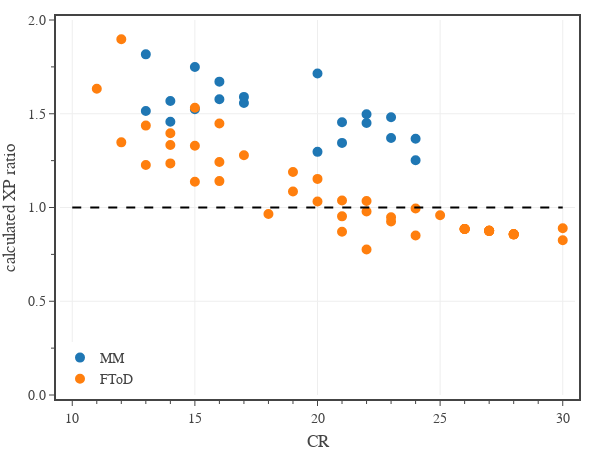

This figure's notebook cell:
### Code cell
# comparison between dragons published in the MM and those puliblished in FToD

# summarize the current dataset
df1 = df0[df0['CR'].between(1,30) & df0['Legendary'].isin(['L','LL']) & df0['Type'].isin(['dragon'])]

# create figure
fig = go.Figure(
    layout=go.Layout(
        template=tfb.FIG_TEMPLATE,
        xaxis=dict(
            title_text='CR',
            range=[9.5,30.5],
            tick0=0, dtick=5,
            minor=dict(tick0=0, dtick=1),
        ),
        yaxis=dict(
            title_text='calculated XP ratio',
            range=[0, 2],
            tick0=0, dtick=0.5,
            tickformat='.1f',
            minor=dict(tick0=0, dtick=0.25),
        ),
        legend=dict(
            yanchor='bottom',  y=0.00,
            xanchor='left', x=0.00,
            orientation='v',
        ),
    )
)

# plot results
dft = df1[df1['Book'].isin(['MM'])]
fig.add_trace(go.Scatter(
    x=dft['CR'], 
    y=dft['eXP Ratio'],
    mode='markers',
    name='MM',
    marker=dict(
        size=8, 
        color='#1f77b4', 
        line=dict(color='#1f77b4', width=2)
    ),
    customdata = np.stack((dft['Monster'], dft['Book']), axis=-1),
    hovertemplate = '<b>%{customdata[0]}</b><br>'
                  + 'Book: %{customdata[1]}<br>'
                  + 'CR: %{x:.0f}<br>'
                  + 'XP ratio: %{y:.2f}<br>'
                  + '<extra></extra>',
))

dft = df1[df1['Book'].isin(['FToD'])]
fig.add_trace(go.Scatter(
    x=dft['CR'], 
    y=dft['eXP Ratio'],
    mode='markers',
    name='FToD',
    marker=dict(
        size=8, 
        color='#ff7f0e', 
        line=dict(color='#ff7f0e', width=2)
    ),
    customdata = np.stack((dft['Monster'], dft['Book']), axis=-1),
    hovertemplate = '<b>%{customdata[0]}</b><br>'
                  + 'Book: %{customdata[1]}<br>'
                  + 'CR: %{x:.0f}<br>'
                  + 'XP ratio: %{y:.2f}<br>'
                  + '<extra></extra>',
))

fig.add_trace(go.Scatter(
    x=[10,30], 
    y=[1, 1],
    mode='lines', 
    line=dict(color='black', dash='dash'),
    showlegend=False,
    hoverinfo='skip'
))

# show figure
fig.update_layout(width=600, height=450)
fig.show(config=tfb.FIG_CONFIG)

# save figures
if SAVEFIGS:
    fig.update_layout(autosize=True, width=None, height=None)
    tfb.save_fig_html(fig, format='large', name='fig-exp-ratio-vs-cr-mm-ftod-type-dragon-large', style='aspect-ratio: 600/500;')
    tfb.save_fig_html(fig, format='small', name='fig-exp-ratio-vs-cr-mm-ftod-type-dragon-small', style='aspect-ratio: 600/550;')

### Figure 1 — Plotly figure (JSON) as saved in the notebook; plotly's stock layout.template omitted (floating-point values rounded to 4 significant figures)
{"data": [{"customdata": [["Black Dragon, Adult", "MM"], ["Black Dragon, Ancient", "MM"], ["Blue Dragon, Adult", "MM"], ["Blue Dragon, Ancient", "MM"], ["Brass Dragon, Adult", "MM"], ["Brass Dragon, Ancient", "MM"], ["Bronze Dragon, Adult", "MM"], ["Bronze Dragon, Ancient", "MM"], ["Copper Dragon, Adult", "MM"], ["Copper Dragon, Ancient", "MM"], ["Gold Dragon, Adult", "MM"], ["Gold Dragon, Ancient", "MM"], ["Green Dragon, Adult", "MM"], ["Green Dragon, Ancient", "MM"], ["Red Dragon, Adult", "MM"], ["Red Dragon, Ancient", "MM"], ["Silver Dragon, Adult", "MM"], ["Silver Dragon, Ancient", "MM"], ["White Dragon, Adult", "MM"], ["White Dragon, Ancient", "MM"]], "hovertemplate": "<b>%{customdata[0]}</b><br>Book: %{customdata[1]}<br>CR: %{x:.0f}<br>XP ratio: %{y:.2f}<br><extra></extra>", "marker": {"color": "#1f77b4", "line": {"color": "#1f77b4", "width": 2}, "size": 8}, "mode": "markers", "name": "MM", "type": "scatter", "x": [14, 21, 16, 23, 13, 20, 15, 22, 14, 21, 17, 24, 15, 22, 17, 24, 16, 23, 13, 20], "y": [1.568, 1.455, 1.577, 1.482, 1.515, 1.297, 1.749, 1.497, 1.457, 1.345, 1.557, 1.252, 1.525, 1.451, 1.59, 1.367, 1.671, 1.37, 1.817, 1.715]}, {"customdata": [["Amethyst Dragon, Adult", "FToD"], ["Amethyst Dragon, Adult", "FToD"], ["Amethyst Dragon, Ancient", "FToD"], ["Amethyst Dragon, Ancient", "FToD"], ["Amethyst Greatwyrm", "FToD"], ["Bahamut, Aspect of", "FToD"], ["Black Greatwyrm", "FToD"], ["Blue Greatwyrm", "FToD"], ["Brass Greatwyrm", "FToD"], ["Bronze Greatwyrm", "FToD"], ["Copper Greatwyrm", "FToD"], ["Crystal Dragon, Adult", "FToD"], ["Crystal Dragon, Adult", "FToD"], ["Crystal Dragon, Ancient", "FToD"], ["Crystal Dragon, Ancient", "FToD"], ["Crystal Greatwyrm", "FToD"], ["Deep Dragon, Adult", "FToD"], ["Deep Dragon, Adult", "FToD"], ["Deep Dragon, Ancient", "FToD"], ["Deep Dragon, Ancient", "FToD"], ["Dragon Turtle, Ancient", "FToD"], ["Dragon Turtle, Ancient", "FToD"], ["Emerald Dragon, Adult", "FToD"], ["Emerald Dragon, Adult", "FToD"], ["Emerald Dragon, Ancient", "FToD"], ["Emerald Dragon, Ancient", "FToD"], ["Emerald Greatwyrm", "FToD"], ["Gold Greatwyrm", "FToD"], ["Green Greatwyrm", "FToD"], ["Moonstone Dragon, Adult", "FToD"], ["Moonstone Dragon, Adult", "FToD"], ["Moonstone Dragon, Ancient", "FToD"], ["Moonstone Dragon, Ancient", "FToD"], ["Red Greatwyrm", "FToD"], ["Sapphire Dragon, Adult", "FToD"], ["Sapphire Dragon, Adult", "FToD"], ["Sapphire Dragon, Ancient", "FToD"], ["Sapphire Dragon, Ancient", "FToD"], ["Sapphire Greatwyrm", "FToD"], ["Sea Serpent, Ancient", "FToD"], ["Silver Greatwyrm", "FToD"], ["Tiamat, Aspect of", "FToD"], ["Topaz Dragon, Adult", "FToD"], ["Topaz Dragon, Adult", "FToD"], ["Topaz Dragon, Ancient", "FToD"], ["Topaz Dragon, Ancient", "FToD"], ["Topaz Greatwyrm", "FToD"], ["White Greatwyrm", "FToD"]], "hovertemplate": "<b>%{customdata[0]}</b><br>Book: %{customdata[1]}<br>CR: %{x:.0f}<br>XP ratio: %{y:.2f}<br><extra></extra>", "marker": {"color": "#ff7f0e", "line": {"color": "#ff7f0e", "width": 2}, "size": 8}, "mode": "markers", "name": "FToD", "type": "scatter", "x": [16, 17, 23, 24, 26, 30, 27, 27, 28, 28, 28, 12, 13, 19, 20, 26, 11, 12, 18, 19, 24, 25, 14, 15, 21, 22, 26, 28, 27, 15, 16, 21, 22, 27, 15, 16, 22, 23, 26, 14, 28, 30, 13, 14, 20, 21, 26, 27], "y": [1.242, 1.278, 0.9249, 0.8507, 0.885, 0.8251, 0.8755, 0.8755, 0.8569, 0.8569, 0.8569, 1.347, 1.437, 1.086, 1.153, 0.885, 1.634, 1.897, 0.9657, 1.189, 0.995, 0.9588, 1.334, 1.532, 1.037, 1.035, 0.885, 0.8569, 0.8755, 1.137, 1.141, 0.871, 0.7761, 0.8755, 1.33, 1.448, 0.9787, 0.9483, 0.885, 1.235, 0.8569, 0.8891, 1.227, 1.396, 1.032, 0.9528, 0.885, 0.8755]}, {"hoverinfo": "skip", "line": {"color": "black", "dash": "dash"}, "mode": "lines", "showlegend": false, "type": "scatter", "x": [10, 30], "y": [1, 1]}], "layout": {"height": 450, "legend": {"orientation": "v", "x": 0, "xanchor": "left", "y": 0, "yanchor": "bottom"}, "width": 600, "xaxis": {"dtick": 5, "minor": {"dtick": 1, "tick0": 0}, "range": [9.5, 30.5], "tick0": 0, "title": {"text": "CR"}}, "yaxis": {"dtick": 0.5, "minor": {"dtick": 0.25, "tick0": 0}, "range": [0, 2], "tick0": 0, "tickformat": ".1f", "title": {"text": "calculated XP ratio"}}}}
